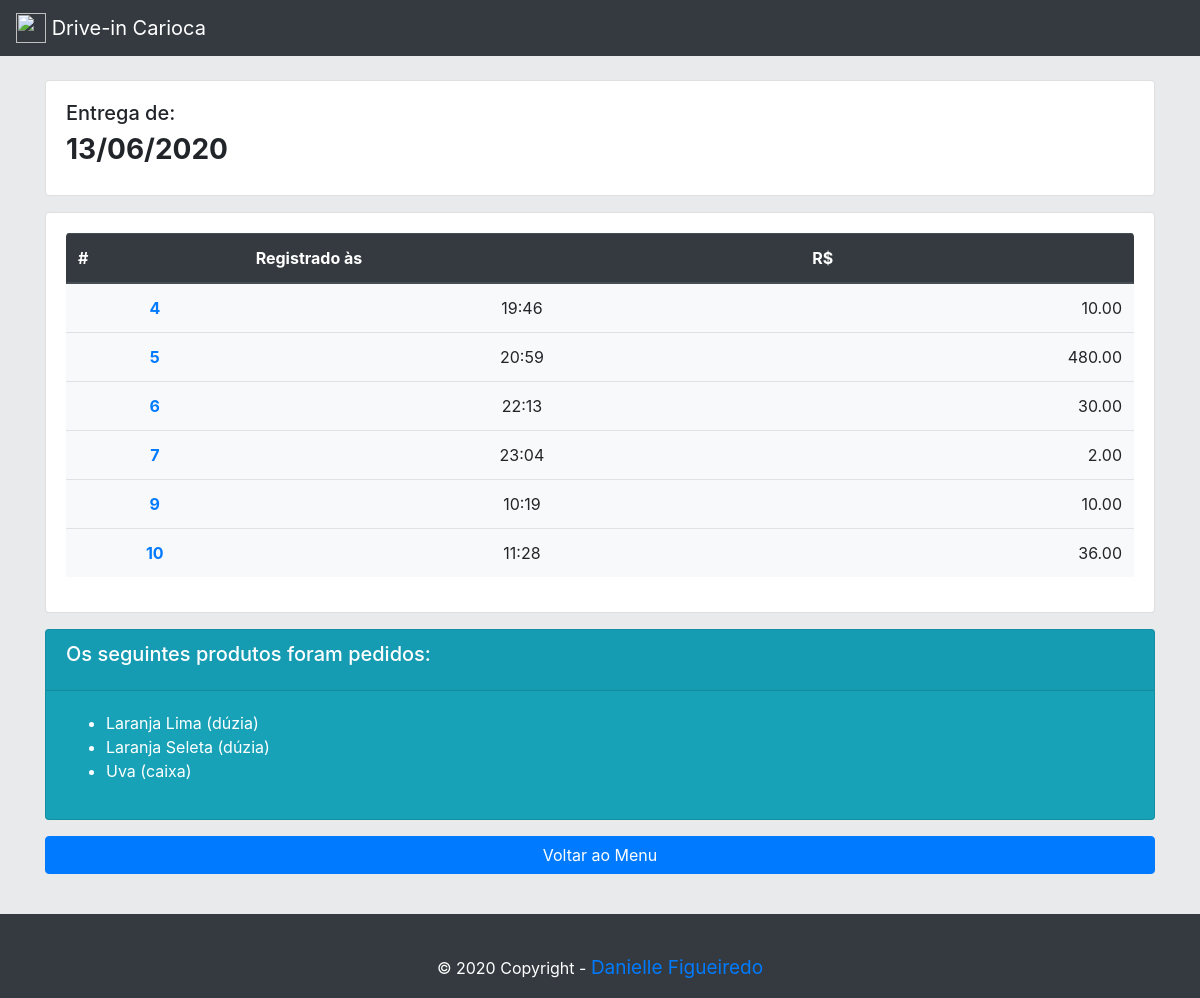
Before: /pedidosHoje with the older database file.
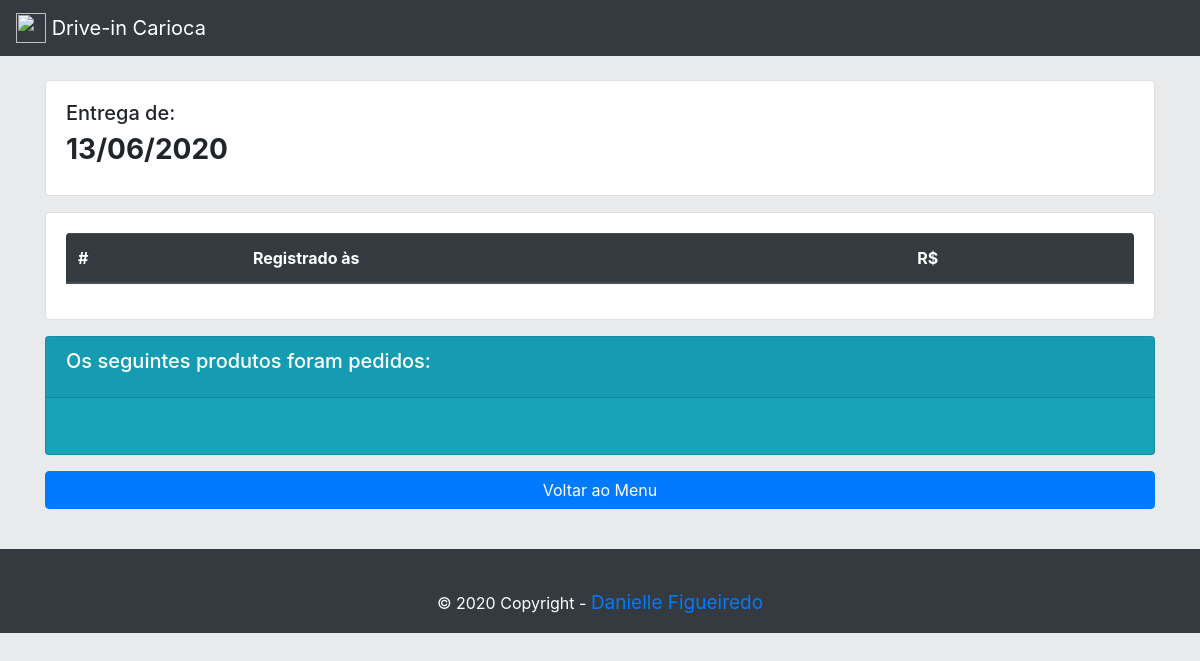
After: the same page with the newer database file.
### tables this page shows
CREATE TABLE orders (
	  order_id integer NOT NULL PRIMARY KEY AUTOINCREMENT,
	  client_id INTEGER NOT NULL,
	  deliveryman_id integer NOT NULL,
	  order_date datetime,
	  paymant_method varchar(30),
	  change double(10,2),
	  notes varchar(300),
	  delivery_date DATE,
	  finished BOOLEAN DEFAULT 0,
	  FOREIGN KEY(client_id) REFERENCES client(client_id),
	  FOREIGN KEY(deliveryman_id) REFERENCES user(user_id)
	);

CREATE TABLE products (
	  product_id integer NOT NULL PRIMARY KEY AUTOINCREMENT,
	  image TEXT NOT NULL,
	  product_name varchar(50) NOT NULL,
	  category varchar(50) NOT NULL,
	  description varchar(200) NOT NULL,
	  unit_price DOUBLE(10,2) NOT NULL,
	  available boolean NOT NULL,
	  create_by integer NOT NULL,
	  created_at date NOT NULL,
	  modified_by integer,
	  modified_at date,
	  FOREIGN KEY(create_by) REFERENCES user(user_id),
	  FOREIGN KEY(modified_by) REFERENCES user(user_id)
	);

### app/controllers/default.py (the view)
@app.route('/pedidosHoje')
def getpedidos():
	today = datetime.today().strftime('%d/%m/%Y')
	with sqlite3.connect('storage.db') as db:
		cur = db.cursor()
		sql = dm.productsToBuy(today)
		cur.execute(sql)
		productsToday = cur.fetchall()
		sql = dm.ordersForToday(today)
		cur.execute(sql)
		ordersData = cur.fetchall()
	ordersData = iterator(ordersData)
	return render_template('orders.html', today=today, productsToday=productsToday, ordersData=ordersData)

### app/controllers/default.py (called while the page is built)
def iterator(data):
	ans = []
	x = 0
	while (x < len(data)):
		cur = []
		for y in range(11):
			if (x >= len(data)):
				break
			cur.append(data[x])
			x += 1
		ans.append(cur)
	return ans

### app/models/dataManipulation.py (called while the page is built)
def ordersForToday(today):
	sql = """
	SELECT t2.order_id, substr(t2.order_date, 12), sum(t1.subtotal) TOTAL
	FROM order_products t1 left join orders t2
	ON t1.order_id = t2.order_id
	WHERE substr(t2.delivery_date, 0, 11) = '{}'
	GROUP BY t2.order_id, substr(t2.order_date, 12)
    ORDER BY t2.order_date
    """.format(today)
	return sql

def productsToBuy(today):
	sql = """
	SELECT t3.description ---t2.order_id, substr(t2.order_date, 12 ), sum(t1.subtotal) TOTAL
	FROM order_products t1 left join orders t2
	ON t1.order_id = t2.order_id
	LEFT JOIN products t3
	ON t1.product_id = t3.product_id
	WHERE substr(t2.delivery_date, 0, 11) = '{}'
	GROUP BY t3.description
	""".format(today)
	return sql

### app/templates/orders.html
{% extends 'base.html' %}
{% block content %}
		<div class="container" style="margin-top: 10vh; margin-bottom: 5vh" >
			<div class="card" style="margin-bottom: 2vh">
				<div class="card-body">
					<h5>Entrega de: </h5>
					<h3 class="text-align-center"><b>{{ today }}</b></h3>
				</div>
			</div>
			<div class="card" style="margin-bottom: 2vh">
				<div class="card-body">
			<div class="table-responsive rounded">
				<table class="table bg-light" style="margin-bottom: 15px">
				  <thead class="thead-dark">
				    <tr>
				      <th scope="col">#</th>
				      <th scope="col">Registrado às</th>
				      <th scope="col">R$</th>
				    </tr>
				  </thead>
				  <tbody>
				  	{% for order in ordersData %}
				  	{% for desc in order %}
				    <tr>
				      <th class="text-center" scope="row"><a href="/pedidoDetalhado/{{desc[0]}}">{{ desc[0] }}</a></th>
				      <td class="text-center" >{{ desc[1] }}</td>
				      <td class="text-right" >{{ desc[2] }}0</td>
				    </tr>
				    {% endfor %}
				    {% endfor %}
				  </tbody>
				</table>
			</div>
				</div>
			</div>
			<div class="card text-white bg-info mb-3" >
  <div class="card-header"><h5 class="card-title">Os seguintes produtos foram pedidos:</h5></div>
  <div class="card-body">
    <ul>
    	{% for prod in productsToday %}
    	<li>{{ prod[0] }}</li>
    	{% endfor %}
    </ul>
  </div>
</div>
			<div>
				<a href="/manager">
			<button type="button" class="btn btn-primary btn-md btn-block">
				Voltar ao Menu
			</button>
			</a>
			</div>
		</div>
{% endblock %}

### app/templates/base.html (shortened to what this page needs)
<!doctype html>
<html lang="pt">
  <head>
    <link rel="stylesheet" type="text/css" href="{{ url_for('static', filename='css/bootstrap.min.css') }}">
    <link rel="stylesheet" href="https://cdnjs.cloudflare.com/ajax/libs/font-awesome/4.7.0/css/font-awesome.min.css">
  </head>
  <body style="background-color: #adb5bd47">
		<div class="container">
			<nav class="navbar fixed-top navbar-dark bg-dark">
			  <a class="navbar-brand" href="/" style="text-white">
			    <img src="https://static.wixstatic.com/media/c93dac_57bc6f5f4bb749eea89b8a86069bf2e6~mv2.png/v1/fill/w_560,h_444,al_c,q_85,usm_0.66_1.00_0.01/frutas%20do%20banner.webp" width="30" height="30" class="d-inline-block align-top" alt="">
			    Drive-in Carioca
			  </a>
			</nav>
		</div>
  	{% block content %}
  	{% endblock %}
  </body>
<footer class="page-footer font-small bg-dark pt-4">
  <div class="footer-copyright text-center text-white py-3">© 2020 Copyright -
    <a href="https://sites.google.com/view/danielle-figueiredo" style="font-size: 19px"> Danielle Figueiredo </a>
  </div>
</footer>
</html>

Changed rows visible on the page:
removed orders: order_id "4", desc "19:46", desc "10.0"
removed orders: order_id "5", desc "20:59", desc "480.0"
removed orders: order_id "6", desc "22:13", desc "30.0"
removed orders: order_id "7", desc "23:04", desc "2.0"
removed orders: order_id "9", desc "10:19", desc "10.0"
removed orders: order_id "10", desc "11:28", desc "36.0"
removed products: description "Laranja Lima (dúzia)"
removed products: description "Laranja Seleta (dúzia)"
removed products: description "Uva (caixa)"
